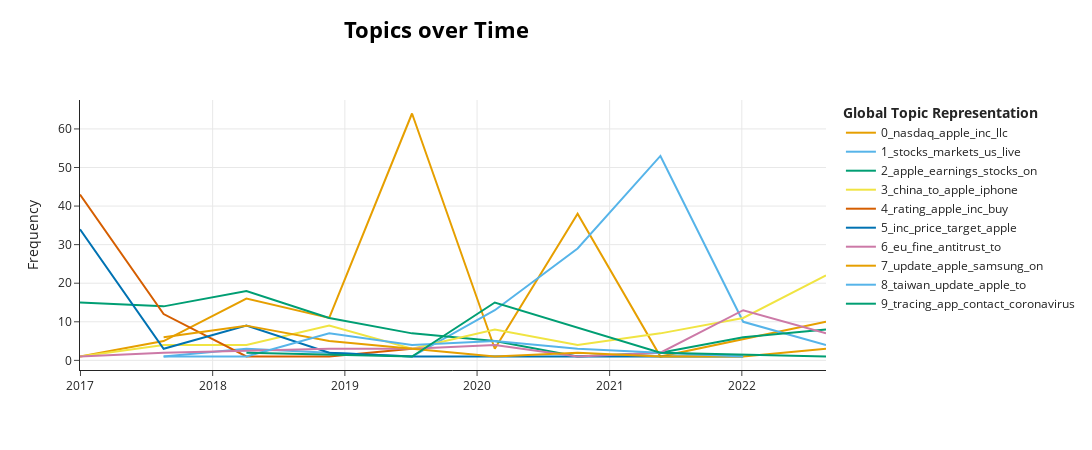

Notebook cell for this chart:
### Code cell
topic_model.visualize_topics_over_time(topics_over_time_eikon, top_n_topics=10)

### Figure 1 — Plotly figure (JSON) as saved in the notebook; plotly's stock layout.template omitted (floating-point values rounded to 4 significant figures)
{"data": [{"hoverinfo": "text", "hovertext": ["<b>Topic 0</b><br>Words: dissolves, share, stake, inc, appaloosa", "<b>Topic 0</b><br>Words: stake, in, apple, share, inc", "<b>Topic 0</b><br>Words: holdings, management, inc, has, million", "<b>Topic 0</b><br>Words: apple, inc, nasdaq, in, has", "<b>Topic 0</b><br>Words: nasdaq, apple, inc, llc, in", "<b>Topic 0</b><br>Words: nasdaq, apple, inc, in, million", "<b>Topic 0</b><br>Words: nasdaq, inc, apple, llc, shares", "<b>Topic 0</b><br>Words: early, olx, dn, carver, shape", "<b>Topic 0</b><br>Words: nasdaq, inc, apple, llc, in"], "marker": {"color": "#E69F00"}, "mode": "lines", "name": "0_nasdaq_apple_inc_llc", "type": "scatter", "x": ["2016-12-30T17:08:09.600000", "2017-08-18T14:24:00", "2018-04-04T04:48:00", "2018-11-18T19:12:00", "2019-07-05T09:36:00", "2020-02-19T00:00:00", "2020-10-04T14:24:00", "2021-05-21T04:48:00", "2022-08-21T09:36:00"], "y": [1, 5, 16, 11, 64, 3, 38, 1, 10]}, {"hoverinfo": "text", "hovertext": ["<b>Topic 1</b><br>Words: never, far, behind, been, so", "<b>Topic 1</b><br>Words: investors, halfway, delivers, little, 500", "<b>Topic 1</b><br>Words: warning, stocks, markets, global, apple", "<b>Topic 1</b><br>Words: stimulus, hopes, virus, china, on", "<b>Topic 1</b><br>Words: markets, stocks, live, to, tech", "<b>Topic 1</b><br>Words: stocks, us, markets, live, sp", "<b>Topic 1</b><br>Words: markets, stocks, live, us, wall", "<b>Topic 1</b><br>Words: stocks, markets, cfo, us, live", "<b>Topic 1</b><br>Words: stocks, markets, live, us, on"], "marker": {"color": "#56B4E9"}, "mode": "lines", "name": "1_stocks_markets_us_live", "type": "scatter", "x": ["2017-08-18T14:24:00", "2018-04-04T04:48:00", "2018-11-18T19:12:00", "2019-07-05T09:36:00", "2020-02-19T00:00:00", "2020-10-04T14:24:00", "2021-05-21T04:48:00", "2022-01-04T19:12:00", "2022-08-21T09:36:00"], "y": [1, 3, 2, 1, 13, 29, 53, 10, 4]}, {"hoverinfo": "text", "hovertext": ["<b>Topic 2</b><br>Words: apple, inc, earnings, price, target", "<b>Topic 2</b><br>Words: apple, iphone, stocks, on, earnings", "<b>Topic 2</b><br>Words: apple, earnings, stocks, price, target", "<b>Topic 2</b><br>Words: apple, on, stocks, inc, earnings", "<b>Topic 2</b><br>Words: apple, earnings, nasdaq, the, analysts", "<b>Topic 2</b><br>Words: apple, bundle, earnings, the, markets", "<b>Topic 2</b><br>Words: forecasts, q3, nasdaq, 36, brokers", "<b>Topic 2</b><br>Words: markets, apple, stocks, live, on", "<b>Topic 2</b><br>Words: apple, stocks, on, the, buzz", "<b>Topic 2</b><br>Words: apple, the, stocks, on, iphone"], "marker": {"color": "#009E73"}, "mode": "lines", "name": "2_apple_earnings_stocks_on", "type": "scatter", "x": ["2016-12-30T17:08:09.600000", "2017-08-18T14:24:00", "2018-04-04T04:48:00", "2018-11-18T19:12:00", "2019-07-05T09:36:00", "2020-02-19T00:00:00", "2020-10-04T14:24:00", "2021-05-21T04:48:00", "2022-01-04T19:12:00", "2022-08-21T09:36:00"], "y": [15, 14, 18, 11, 7, 5, 1, 2, 6, 8]}, {"hoverinfo": "text", "hovertext": ["<b>Topic 3</b><br>Words: nokia, huawei, slowest, reshoring, h1", "<b>Topic 3</b><br>Words: china, pulled, clamp, skype, riders", "<b>Topic 3</b><br>Words: china, to, update, apple, for", "<b>Topic 3</b><br>Words: china, huawei, stocks, to, move", "<b>Topic 3</b><br>Words: goals, falling, renewable, behind, rehearing", "<b>Topic 3</b><br>Words: china, on, to, markets, the", "<b>Topic 3</b><br>Words: social, china, to, parler, update", "<b>Topic 3</b><br>Words: to, on, apple, iphone, china", "<b>Topic 3</b><br>Words: china, to, iphone, says, apple", "<b>Topic 3</b><br>Words: to, apple, iphone, china, on"], "marker": {"color": "#F0E442"}, "mode": "lines", "name": "3_china_to_apple_iphone", "type": "scatter", "x": ["2016-12-30T17:08:09.600000", "2017-08-18T14:24:00", "2018-04-04T04:48:00", "2018-11-18T19:12:00", "2019-07-05T09:36:00", "2020-02-19T00:00:00", "2020-10-04T14:24:00", "2021-05-21T04:48:00", "2022-01-04T19:12:00", "2022-08-21T09:36:00"], "y": [1, 4, 4, 9, 3, 8, 4, 7, 11, 22]}, {"hoverinfo": "text", "hovertext": ["<b>Topic 4</b><br>Words: rating, apple, inc, for, updated", "<b>Topic 4</b><br>Words: rating, apple, inc, buy, reaffirms", "<b>Topic 4</b><br>Words: 731, 1103, oxbow, fiscal, due", "<b>Topic 4</b><br>Words: trims, distorted, manning, napier, stake", "<b>Topic 4</b><br>Words: tigress, rating, buy, apple, financial"], "marker": {"color": "#D55E00"}, "mode": "lines", "name": "4_rating_apple_inc_buy", "type": "scatter", "x": ["2016-12-30T17:08:09.600000", "2017-08-18T14:24:00", "2018-04-04T04:48:00", "2018-11-18T19:12:00", "2019-07-05T09:36:00"], "y": [43, 12, 1, 1, 3]}, {"hoverinfo": "text", "hovertext": ["<b>Topic 5</b><br>Words: inc, apple, price, target, rating", "<b>Topic 5</b><br>Words: inc, target, price, apple, 815", "<b>Topic 5</b><br>Words: price, target, analysts, inc, apple", "<b>Topic 5</b><br>Words: target, inc, price, apple, analysts", "<b>Topic 5</b><br>Words: docu, bf, apa, bmw, 6th", "<b>Topic 5</b><br>Words: los, downtown, funny, joe, rogan"], "marker": {"color": "#0072B2"}, "mode": "lines", "name": "5_inc_price_target_apple", "type": "scatter", "x": ["2016-12-30T17:08:09.600000", "2017-08-18T14:24:00", "2018-04-04T04:48:00", "2018-11-18T19:12:00", "2019-07-05T09:36:00", "2022-01-04T19:12:00"], "y": [34, 3, 9, 2, 1, 1]}, {"hoverinfo": "text", "hovertext": ["<b>Topic 6</b><br>Words: oversight, ramps, vr, ar, efforts", "<b>Topic 6</b><br>Words: eu, fines, antitrust, regulators, fine", "<b>Topic 6</b><br>Words: free, eu, rebate, gala, owes", "<b>Topic 6</b><br>Words: revisions, under, benchmark, ebbing, mild", "<b>Topic 6</b><br>Words: fine, french, eu, antitrust, to", "<b>Topic 6</b><br>Words: principles, advocacy, influence, misleading, initiative", "<b>Topic 6</b><br>Words: antitrust, ceiling, eu, debt, fine", "<b>Topic 6</b><br>Words: eu, fine, antitrust, to, apple", "<b>Topic 6</b><br>Words: fine, antitrust, eu, court, to"], "marker": {"color": "#CC79A7"}, "mode": "lines", "name": "6_eu_fine_antitrust_to", "type": "scatter", "x": ["2016-12-30T17:08:09.600000", "2017-08-18T14:24:00", "2018-11-18T19:12:00", "2019-07-05T09:36:00", "2020-02-19T00:00:00", "2020-10-04T14:24:00", "2021-05-21T04:48:00", "2022-01-04T19:12:00", "2022-08-21T09:36:00"], "y": [1, 2, 3, 3, 4, 1, 2, 13, 7]}, {"hoverinfo": "text", "hovertext": ["<b>Topic 7</b><br>Words: apple, dialog, samsung, update, on", "<b>Topic 7</b><br>Words: samsung, update, on, profit, elec", "<b>Topic 7</b><br>Words: samsung, update, elec, profit, prices", "<b>Topic 7</b><br>Words: stays, behind, android, ios, 2020", "<b>Topic 7</b><br>Words: earnings, on, markets, update, in", "<b>Topic 7</b><br>Words: officer, chief, 275, signed, update", "<b>Topic 7</b><br>Words: repair, service, self, available, 143", "<b>Topic 7</b><br>Words: gigabit, to, apple, biden, earnings"], "marker": {"color": "#E69F00"}, "mode": "lines", "name": "7_update_apple_samsung_on", "type": "scatter", "x": ["2017-08-18T14:24:00", "2018-04-04T04:48:00", "2018-11-18T19:12:00", "2020-02-19T00:00:00", "2020-10-04T14:24:00", "2021-05-21T04:48:00", "2022-01-04T19:12:00", "2022-08-21T09:36:00"], "y": [6, 9, 5, 1, 2, 1, 1, 3]}, {"hoverinfo": "text", "hovertext": ["<b>Topic 8</b><br>Words: yrs, reseller, auditors, gay, showing", "<b>Topic 8</b><br>Words: feel, bumper, fitbit, cost, tariffs", "<b>Topic 8</b><br>Words: taiwan, gou, update, chairman, antitrust", "<b>Topic 8</b><br>Words: taiwan, apple, stake, financial, nasdaq", "<b>Topic 8</b><br>Words: taiwan, or, defend, export, delay", "<b>Topic 8</b><br>Words: taiwan, facebook, month, export, lawsuits", "<b>Topic 8</b><br>Words: fired, employee, taiwan, poll, underreporting", "<b>Topic 8</b><br>Words: clouds, ukraine, exports, war, outlook"], "marker": {"color": "#56B4E9"}, "mode": "lines", "name": "8_taiwan_update_apple_to", "type": "scatter", "x": ["2017-08-18T14:24:00", "2018-04-04T04:48:00", "2018-11-18T19:12:00", "2019-07-05T09:36:00", "2020-02-19T00:00:00", "2020-10-04T14:24:00", "2021-05-21T04:48:00", "2022-01-04T19:12:00"], "y": [1, 1, 7, 4, 5, 3, 2, 1]}, {"hoverinfo": "text", "hovertext": ["<b>Topic 9</b><br>Words: briefings, china, escalate, ban, republican", "<b>Topic 9</b><br>Words: switzerland, cbs, own, media, could", "<b>Topic 9</b><br>Words: tracing, app, contact, coronavirus, update", "<b>Topic 9</b><br>Words: squid, broadband, traffic, update, tracing", "<b>Topic 9</b><br>Words: microsoft, perseverance, platformer, mandating, favourable"], "marker": {"color": "#009E73"}, "mode": "lines", "name": "9_tracing_app_contact_coronavirus", "type": "scatter", "x": ["2018-04-04T04:48:00", "2019-07-05T09:36:00", "2020-02-19T00:00:00", "2021-05-21T04:48:00", "2022-08-21T09:36:00"], "y": [2, 1, 15, 2, 1]}], "layout": {"height": 450, "hoverlabel": {"bgcolor": "white", "font": {"family": "Rockwell", "size": 16}}, "legend": {"title": {"text": "<b>Global Topic Representation"}}, "title": {"font": {"color": "Black", "size": 22}, "text": "<b>Topics over Time</b>", "x": 0.4, "xanchor": "center", "y": 0.95, "yanchor": "top"}, "width": 1250, "xaxis": {"showgrid": true}, "yaxis": {"showgrid": true, "title": {"text": "Frequency"}}}}
